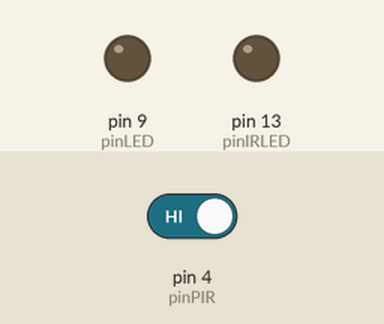
This sketch was run on a simulated Arduino Uno, built with avr-gcc and run on an emulated ATmega328P. On the bench: output pins drawn as LEDs (lit = HIGH). Inputs (shaded band) come from the test bench; at power-on: pin 4 (pinPIR) HIGH.

Above: at 4.8 s.
4.9 s: pin 4 (pinPIR) driven LOW
At 6.9 s:
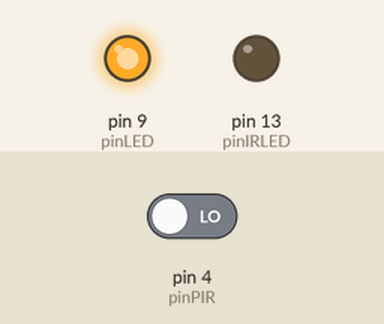
10.9 s: pin 4 (pinPIR) driven HIGH
At 11.7 s:
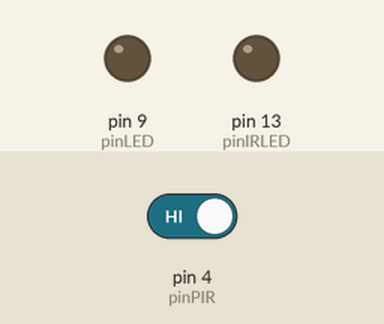
Timing chart, 0 to 13.9 s (numbered marks = the images above; inputs shaded):
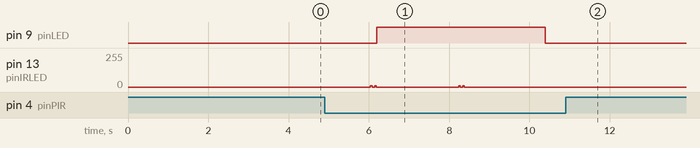

The sketch:

motion_trigger_camera.ino
```cpp
/*

LUCKYLARRY.CO.UK - IR Remote control for Nikon using Arduino with motion trigger

Uses a PIR sensor to trigger the camera remote/ IR led if a change in background
temperature is detected.

*/

int currentState = 0;                                   // set a variable to store a count.
int pinPIR = 4;                                         // digital pin 4 for PIR
int pinLED = 9;                                         // digital pin 9 for LED
int pinIRLED = 13;                                      // assign the Infrared emitter/ diode to pin 13

void setup() {
  pinMode(pinIRLED, OUTPUT);                            // set the pin as an output
  pinMode(pinLED, OUTPUT);                              // set the LED pin as ouput
  pinMode(pinPIR, INPUT);                               // set the PIR pin as an input
}

// sets the pulse of the IR signal.
void pulseON(int pulseTime) {
  unsigned long endPulse = micros() + pulseTime;        // create the microseconds to pulse for
  while( micros() < endPulse) {
    digitalWrite(pinIRLED, HIGH);                       // turn IR on
    delayMicroseconds(13);                              // half the clock cycle for 38Khz (26.32×10-6s) - e.g. the 'on' part of our wave
    digitalWrite(pinIRLED, LOW);                        // turn IR off
    delayMicroseconds(13);                              // delay for the other half of the cycle to generate wave/ oscillation
  }

}

void pulseOFF(unsigned long startDelay) {
  unsigned long endDelay = micros() + startDelay;       // create the microseconds to delay for
  while(micros() < endDelay);
}

void takePicture() {
  for (int i=0; i < 2; i++) {
    pulseON(2000);                                      // pulse for 2000 uS (Microseconds)
    pulseOFF(27850);                                    // turn pulse off for 27850 us
    pulseON(390);                                       // and so on
    pulseOFF(1580);
    pulseON(410);
    pulseOFF(3580);
    pulseON(400);
    pulseOFF(63200);
  }                                                     // loop the signal twice.
}

void loop() {

  if ((digitalRead(pinPIR) == LOW) && (currentState <= 2)) { // count to limit the taking of photos
    takePicture();                                      // take the picture
    digitalWrite(pinLED, HIGH);                         // turn LED on
  } else {
    digitalWrite(pinLED, LOW);
    currentState = 0;                                   //reset the count when the PIR is off.
  }

  currentState++;
  delay(2000);                                          // delay for 2 seconds - 2 seconds between taking photos if the PIR is active for more than 2 seconds.
}
```

Measured:
- after the input at 4.9 s, pin 9 (pinLED): LOW → HIGH after 1.3 s, → LOW 4.2 s later
- after the input at 10.9 s, pin 9 (pinLED): stays LOW (without the input it goes to HIGH after 1.7 s); pin 13 (pinIRLED): stops changing and stays 0/255
